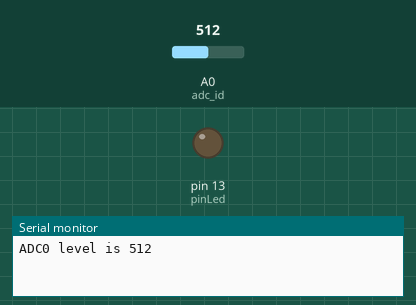
Bench run of a sketch on a simulated Arduino Uno, built with avr-gcc and run on an emulated ATmega328P. Parts: output pins drawn as LEDs (lit = HIGH), the last lines printed to the serial monitor. The test bench sets the inputs (shaded band); at power-on: A0 (adc_id) = 512.

Above: at 1.2 s.
1.3 s: A0 (adc_id) set to 629
2.8 s: A0 (adc_id) set to 654
At 3.6 s:
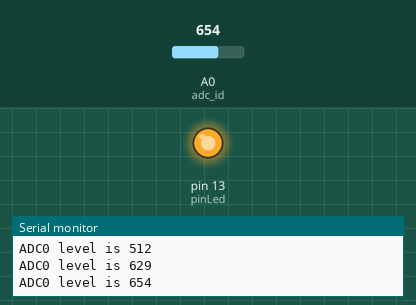
4.3 s: A0 (adc_id) set to 630
At 4.7 s:
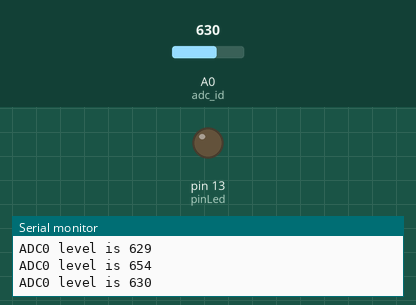
5.8 s: A0 (adc_id) set to 650
At 7.1 s:
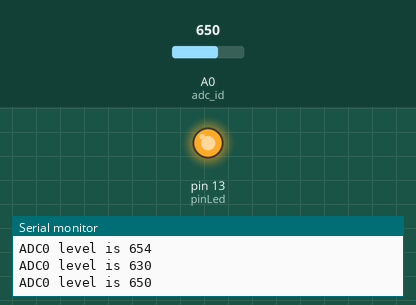
Timing chart, 0 to 8.3 s (numbered marks = the images above; inputs shaded):
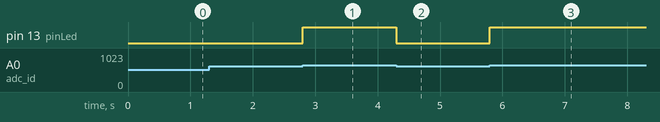

The sketch:

NivelAgua.ino
```cpp
int adc_id = 0;
int HistoryValue = 0;
char printBuffer[128];
int pinLed = 13;

void setup()
{
  Serial.begin(9600);
  pinMode(pinLed, OUTPUT);
}

void loop()
{
    int value = analogRead(adc_id); // get adc value

    if(((HistoryValue>=value) && ((HistoryValue - value) > 10)) || ((HistoryValue<value) && ((value - HistoryValue) > 10)))
    {
      sprintf(printBuffer,"ADC%d level is %d\n",adc_id, value);
      Serial.print(printBuffer);
      HistoryValue = value;

      if ( value >= 640 ) {
        digitalWrite(pinLed, HIGH);
      } else {
        digitalWrite(pinLed, LOW);
      }
    }
}
```

Measured:
- the behaviour switches between 639 and 640 on A0 (adc_id) (found by bisection; images 0 and 1)
- after the input at 2.8 s, pin 13 (pinLed): LOW → HIGH at once
- after the input at 4.3 s, pin 13 (pinLed): HIGH → LOW at once
- after the input at 5.8 s, pin 13 (pinLed): LOW → HIGH at once
